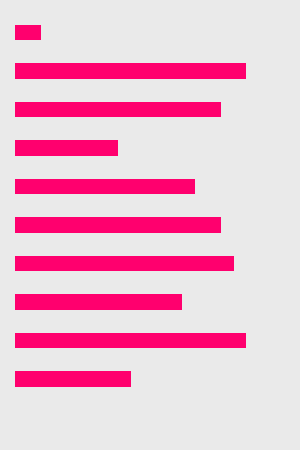

Write Python code to recreate this figure.
# Bring some raw data.
import matplotlib.pyplot as plt
import pandas as pd
import pyodbc as db
from matplotlib.patches import Patch
from PIL import Image, ImageDraw, ImageFont
import sys

def convert(number):
    number = number / 1000
    number = int(number)
    number = format(number, ',')
    number = number + 'K'
    return number

connection = db.connect('DRIVER={SQL Server};'
                        'SERVER=;'                     # Provide server
                        'DATABASE=;'                   # provide database 
                        'UID=;PWD=')                   # provide username and password

cursor = connection.cursor()

# top5_brand_df = pd.read_sql_query("""select top 5 prinfoskf.BRAND as BRAND,ISNULL(sum(case when TRANSTYPE<>1 then EXTINVMISC  *-1 end), 0) as returnA,
# ISNULL(sum(case when TRANSTYPE=1 then EXTINVMISC  end), 0) as salesA,
# ISNULL(sum(case when TRANSTYPE<>1 then EXTINVMISC  *-1 end), 0)
# /ISNULL(sum(case when TRANSTYPE=1 then EXTINVMISC  end), 0)*100 as ReturnPercent
#  from OESalesDetails,PRINFOSKF
# where OESalesDetails.ITEM=PRINFOSKF.itemno and
# LEFT(OESalesDetails.TRANSDATE,6) = left(convert(varchar(6), GETDATE(),112),6)
# group by prinfoskf.BRAND
# having sum(case when TRANSTYPE=1 then EXTINVMISC  end)<>0
# order by ReturnPercent DESC""", connection)
#
# Brand_name = top5_brand_df['BRAND'].values.tolist()
# sales_values = top5_brand_df['ReturnPercent'].values.tolist()
sales_values=[10,90,80,40,70,80,85,65,90,45,100]
frequencies = sales_values

frequencies.reverse()

freq_series = pd.Series(frequencies)

# y_labels = Brand_name

colors=['#eaeaea','#FF006E','#FF006E','#FF006E','#FF006E','#FF006E','#FF006E','#FF006E','#FF006E','#FF006E','#FF006E']

#colors.reverse()
# Plot the figure.
plt.figure(figsize=(3, 4.5),facecolor='#eaeaea')
ax = freq_series.plot(kind='barh',width=.4,color=colors)
#ax.set_title('Amount Frequency')
ax.set_xlabel('Frequency')
ax.set_ylabel('Amount ($)')
# ax.set_yticklabels(y_labels)
#ax.set_xlim(0, 300) # expand xlim to make labels easier to read

rects = ax.patches

# # For each bar: Place a label
# i=0
# for rect in rects:
#     # Get X and Y placement of label from rect.
#     x_value = rect.get_width()#/2
#     y_value = rect.get_y() + rect.get_height() / 2
#
#     # Number of points between bar and label. Change to your liking.
#     space = 0
#     # Vertical alignment for positive values
#     ha = 'left'
#
#     # If value of bar is negative: Place label left of bar
#     if x_value < 0:
#         # Invert space to place label to the left
#         space *= -1
#         # Horizontally align label at right
#         ha = 'right'
#
#     # Use X value as label and format number with one decimal place
#     label = "{:.1f}".format(frequencies[i])+'%'
#     i=i+1
#     # Create annotation
#     plt.annotate(
#         label,                      # Use `label` as label
#         (x_value, y_value),         # Place label at end of the bar
#         xytext=(space, 0),          # Horizontally shift label by `space`
#         textcoords="offset points", # Interpret `xytext` as offset in points
#         va='center',color='black',  # Vertically center label
#         fontsize=8,fontweight='bold',ha=ha)                      # Horizontally align label differently for
#                                     # positive and negative values.

plt.axis('off')
plt.rcParams['savefig.facecolor'] = '#eaeaea'
# plt.gca().invert_xaxis()
plt.tight_layout()
# plt.show()
plt.savefig("right_mirror.png")

print('right morror generated')